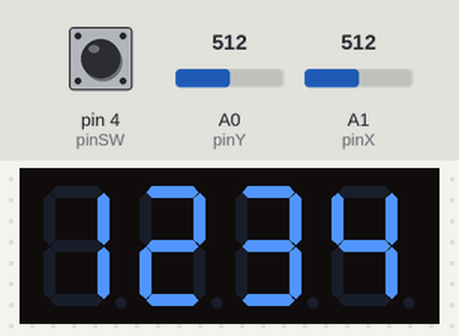
Simulated run of this sketch. Board: Arduino Uno, built with avr-gcc and run on an emulated ATmega328P. Parts: 4-digit seven-segment display. Wiring (inferred from the names in the program): 4-digit 7-segment display, segments lit when HIGH: segments pin 12, pin 8, pin 5, pin 3, pin 2, pin 11, pin 6, A2; digit selects pin 13, pin 10, pin 9, pin 7. The inputs (shaded band) are chosen by the test bench; at power-on: A1 (pinX) = 512, pin 4 (pinSW) HIGH, A0 (pinY) = 512. The segment pins are drawn as the display they are named for.

Above: at 1.2 s.
1.3 s: A1 (pinX) set to 610
2.9 s: pin 4 (pinSW) pulled LOW for 0.15 s
4.5 s: pin 4 (pinSW) pulled LOW for 1 s
Timing chart, 0 to 7.5 s (numbered marks = the images above; inputs shaded):
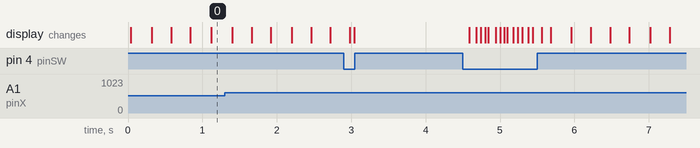

The sketch:

controlDigitsOfDisplayWithJoystick.ino
```cpp
// joystick pins
const int pinSW = 4; // digital pin connected to switch output
const int pinX = A1; // A1 - analog pin connected to X output
const int pinY = A0; // A0 - analog pin connected to Y output

// segment pins
const int pinA = 12;
const int pinB = 8;
const int pinC = 5;
const int pinD = 3;
const int pinE = 2;
const int pinF = 11;
const int pinG = 6;
const int pinDP = A2;

// digit pins
const int pinD1 = 7;
const int pinD2 = 9;
const int pinD3 = 10;
const int pinD4 = 13;

const int noOfDisplays = 4;
const int noOfDigits = 10;
const int segSize = 8;

const int timeBetweenDpBlinks = 250;
const int timeBetweenSwitches = 50;

unsigned long lastDpTime = 0;
unsigned long lastSwitchTime = 0;
unsigned long currentTime = 0;

int currentDisplay = 0;
int currentDpState = LOW;
int digitIsLocked = 0;

int switchValue;
int xValue = 0;
int yValue = 0;

bool joyCanMove = false;
int minThreshold = 400;
int maxThreshold = 600;

// segments array
int segments[segSize] = {
  pinA, pinB, pinC, pinD, pinE, pinF, pinG, pinDP
};

// digits array
int digits[noOfDisplays] = {
  pinD1, pinD2, pinD3, pinD4
};

// number on display array
int currentNumber[noOfDisplays] {
  4, 3, 2, 1
};

// state of decimal point array
byte dpState[noOfDisplays] {
  LOW, LOW, LOW, LOW
};

// matrix to form the 0-9 numbers
byte digitMatrix[noOfDigits][segSize - 1] = {
  // a  b  c  d  e  f  g
  {1, 1, 1, 1, 1, 1, 0}, // 0
  {0, 1, 1, 0, 0, 0, 0}, // 1
  {1, 1, 0, 1, 1, 0, 1}, // 2
  {1, 1, 1, 1, 0, 0, 1}, // 3
  {0, 1, 1, 0, 0, 1, 1}, // 4
  {1, 0, 1, 1, 0, 1, 1}, // 5
  {1, 0, 1, 1, 1, 1, 1}, // 6
  {1, 1, 1, 0, 0, 0, 0}, // 7
  {1, 1, 1, 1, 1, 1, 1}, // 8
  {1, 1, 1, 1, 0, 1, 1} // 9
};

// displays the 'digit' number on the current display
void displayNumber(byte digit, byte decimalPointState) {
  for (int i = 0; i < segSize - 1; i++) {
    digitalWrite(segments[i], digitMatrix[digit][i]);
  }
  // write the decimalPointState
  digitalWrite(segments[segSize - 1], decimalPointState);
}

// activate the display number 'num' received as parameter
void showDigit(int num) {
  for (int i = 0; i < noOfDisplays; i++) {
    digitalWrite(digits[i], HIGH);
  }
  digitalWrite(digits[num], LOW);
}

void moveOneDigitLeft() {
  dpState[currentDisplay] = 0;
  if (currentDisplay < 3) {
    currentDisplay++;
  } else {
    currentDisplay = 0;
  }
  joyCanMove = false;
}

void moveOneDigitRight() {
  dpState[currentDisplay] = 0;
  if (currentDisplay > 0) {
    currentDisplay--;
  } else {
    currentDisplay = 3;
  }
  joyCanMove = false;
}

void checkDpState() {
  if (currentTime - lastDpTime  >= timeBetweenDpBlinks) {
    dpState[currentDisplay] = !dpState[currentDisplay];
    lastDpTime = currentTime;
  }
}

void increaseDigitValue() {
  if (currentNumber[currentDisplay] > 0) {
    currentNumber[currentDisplay]--;
  } else {
    currentNumber[currentDisplay] = 9;
  }
  joyCanMove = false;
}

void decreaseDigitValue() {
  if (currentNumber[currentDisplay] < 9) {
    currentNumber[currentDisplay]++;
  } else {
    currentNumber[currentDisplay] = 0;
  }
  joyCanMove = false;
}

void displayAllNumbers() {
  for (int digit = 0; digit < noOfDisplays; digit++) {
    showDigit(digit);
    displayNumber(currentNumber[digit], dpState[digit]);
    delay(5);
  }
}

// check if the current digit must be locked
void checkLockUnlock() {
  if (switchValue == 0 && currentTime - lastSwitchTime >= timeBetweenSwitches) {
    if (digitIsLocked == 0) {
      // lock the current digit and set the decimal point on
      digitIsLocked = 1;
      dpState[currentDisplay] = 1;
    }
    else {
      // unlock the current digit
      digitIsLocked = 0;
    }
    lastSwitchTime = currentTime;
  }
}

void setup() {
  pinMode(pinSW, INPUT_PULLUP); //activate pull-up resistor on the push-button pin

  for (int i = 0; i < segSize; i++) {
    pinMode(segments[i], OUTPUT);
  }
  for (int i = 0; i < noOfDisplays; i++) {
    pinMode(digits[i], OUTPUT);
  }
  Serial.begin(9600);
}

void loop() {
  int digit;
  currentTime = millis();

  switchValue = digitalRead(pinSW);
  checkLockUnlock();

  if (digitIsLocked == 0) {
    // we are still moving between digits

    xValue = analogRead(pinX);

    // On Ox axis, if the value is lower than the min treshold and we can make a move, then we move one digit to the left
    if (xValue < minThreshold && joyCanMove == true)
      moveOneDigitLeft();

    // On Ox axis, if the value is bigger than the max treshold and we can make a move, then we move one digit to the right
    if (xValue > maxThreshold && joyCanMove == true)
      moveOneDigitRight();

    // the joystick is in the original position, so we can move
    if (xValue >= minThreshold && xValue <= maxThreshold) {
      joyCanMove = true;
    }

    // change digital point state for the current display after a certain amount of time
    checkDpState();
  }
  else {
    yValue = analogRead(pinY);
    // On OY axis, if the value is lower than the min treshold  and we can make a move, then we decrease the number displayed on the digit
    if (yValue < minThreshold && joyCanMove == true)
      increaseDigitValue();

    // On Oy axis, if the value is bigger than the max treshold and we can make a move, then we increase the number displayed on the digit
    if (yValue > maxThreshold && joyCanMove == true)
      decreaseDigitValue();

    // the joystick is in the original position, so we can move
    if (yValue >= minThreshold && yValue <= maxThreshold) {
      joyCanMove = true;
    }
  }

  // display the numbers and the decimal point
  displayAllNumbers();
}
```
